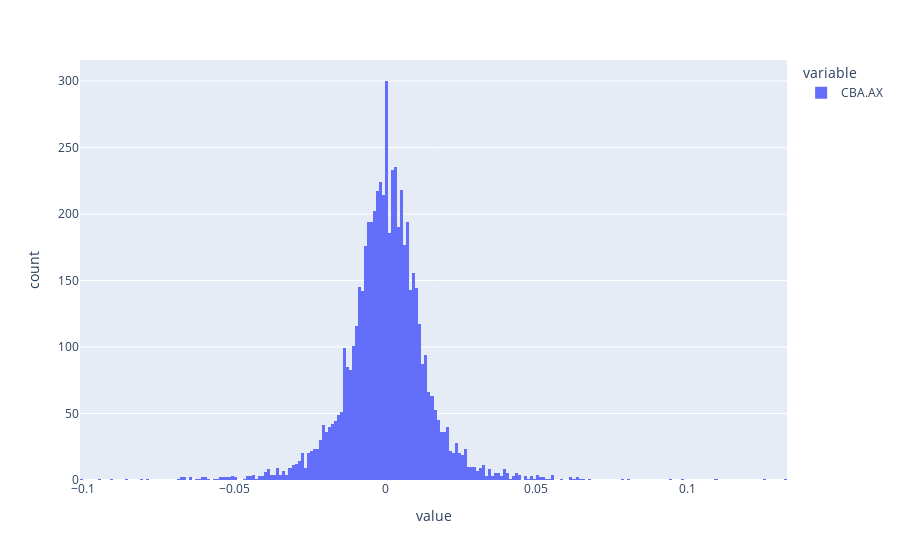

The notebook cell saved with this chart:
### Code cell
Close["CBA.AX"].pct_change().plot(kind="hist")

### Figure 1 — Plotly figure (JSON) as saved in the notebook; plotly's stock layout.template omitted (floating-point values rounded to 4 significant figures; data arrays with more than 128 entries replaced by an {"elided": "..."} marker saying what was removed)
{"data": [{"alignmentgroup": "True", "bingroup": "x", "hovertemplate": "variable=CBA.AX<br>value=%{x}<br>count=%{y}<extra></extra>", "legendgroup": "CBA.AX", "marker": {"color": "#636efa", "pattern": {"shape": ""}}, "name": "CBA.AX", "offsetgroup": "CBA.AX", "orientation": "v", "showlegend": true, "type": "histogram", "x": {"elided": "5881 float values"}, "xaxis": "x", "yaxis": "y"}], "layout": {"barmode": "relative", "legend": {"title": {"text": "variable"}, "tracegroupgap": 0}, "margin": {"t": 60}, "xaxis": {"anchor": "y", "domain": [0, 1], "title": {"text": "value"}}, "yaxis": {"anchor": "x", "domain": [0, 1], "title": {"text": "count"}}}}
